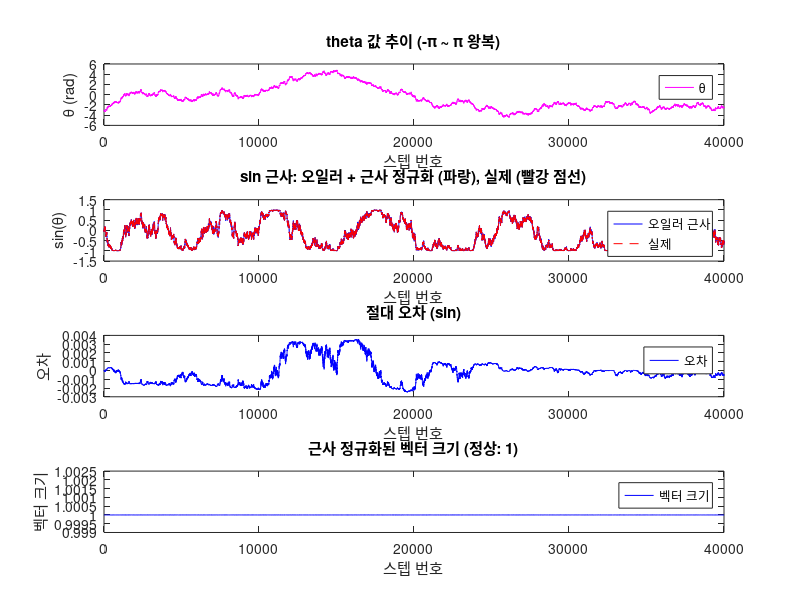

MATLAB code to generate this figure:
clear all;
close all;

% 설정
theta_max = pi;
theta = -theta_max;  % 시작을 -pi로 변경
N = 40000;
d_max = 0.05;   % 랜덤 노이즈 크기 조절

% 선형 시퀀스 생성 (-pi -> pi -> -pi)
half_N = floor(N/2);
linear_inc = linspace(-theta_max, theta_max, half_N);
linear_dec = linspace(theta_max, -theta_max, N - half_N);
theta_linear = [linear_inc, linear_dec];

d_linear = diff([theta_linear(1), theta_linear]);

% 초기값
s = sin(theta);
c = cos(theta);

% 저장용
theta_log = zeros(1, N);
s_log     = zeros(1, N);
err_log   = zeros(1, N);
r_log     = zeros(1, N);
d_values = zeros(1, N);

for k = 1:N
    noise = (rand()*2 - 1)*d_max; % [-d_max, d_max] 노이즈
    d = d_linear(k) + noise;
    theta = theta + d;
    d_values(k) = abs(d);

    % 오일러 방식 회전
    s_new = s + c * d;
    c_new = c - s * d;

    % 근사 정규화
    r2 = s_new^2 + c_new^2;
    inv_r = (3 - r2) / 2;
    s = s_new * inv_r;
    c = c_new * inv_r;

    % 저장
    theta_log(k) = theta;
    s_log(k) = s;
    err_log(k) = (s - sin(theta));
    r_log(k) = sqrt(s^2 + c^2);
end

% 그래프
figure;

subplot(4,1,1);
plot(1:N, theta_log, 'm');
title('theta 값 추이 (-\pi ~ \pi 왕복)');
xlabel('스텝 번호');
ylabel('\theta (rad)');
legend('\theta');

subplot(4,1,2);
plot(1:N, s_log, 'b', 1:N, sin(theta_log), 'r--');
title('sin 근사: 오일러 + 근사 정규화 (파랑), 실제 (빨강 점선)');
xlabel('스텝 번호');
ylabel('sin(\theta)');
legend('오일러 근사', '실제');
ylim([-1.5 1.5]);

subplot(4,1,3);
plot(1:N, err_log, 'b');
title('절대 오차 (sin)');
xlabel('스텝 번호');
ylabel('오차');
legend('오차');

subplot(4,1,4);
plot(1:N, r_log, 'b');
title('근사 정규화된 벡터 크기 (정상: 1)');
xlabel('스텝 번호');
ylabel('벡터 크기');
legend('벡터 크기');
ylim([0.999 1.0025]);
